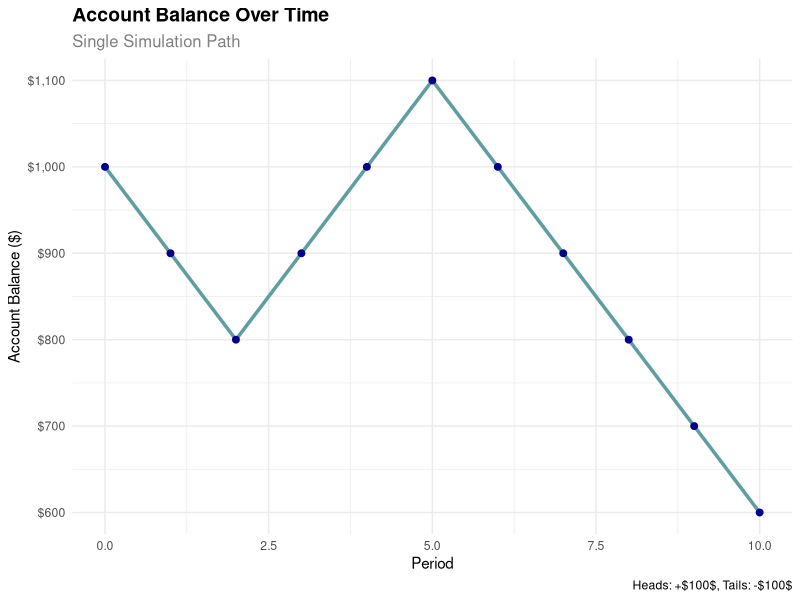
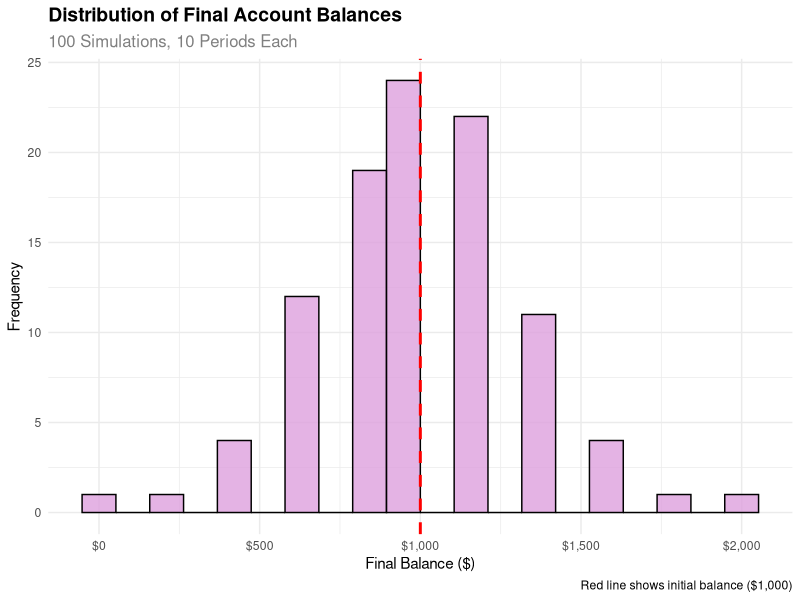
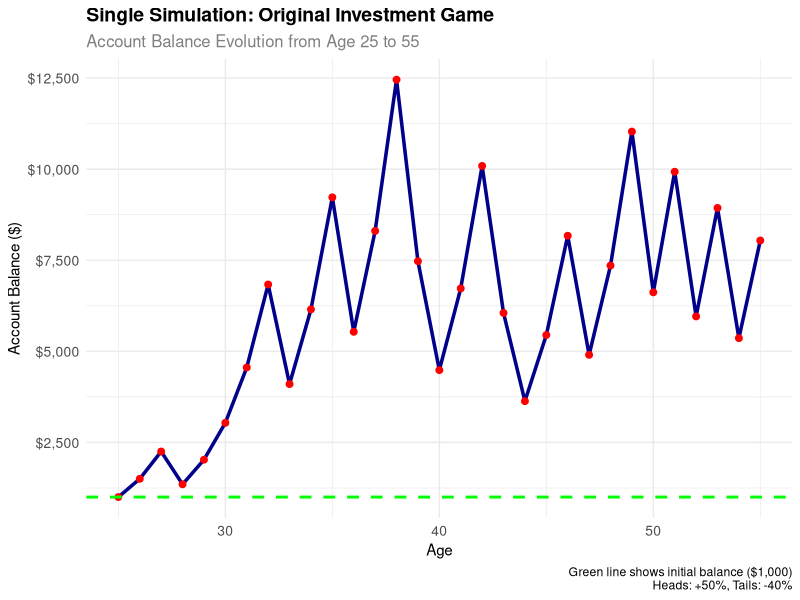
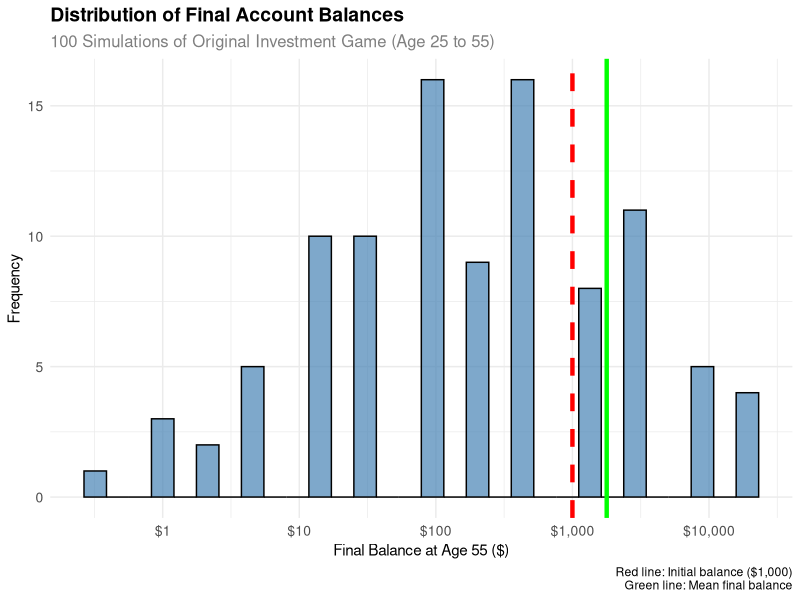
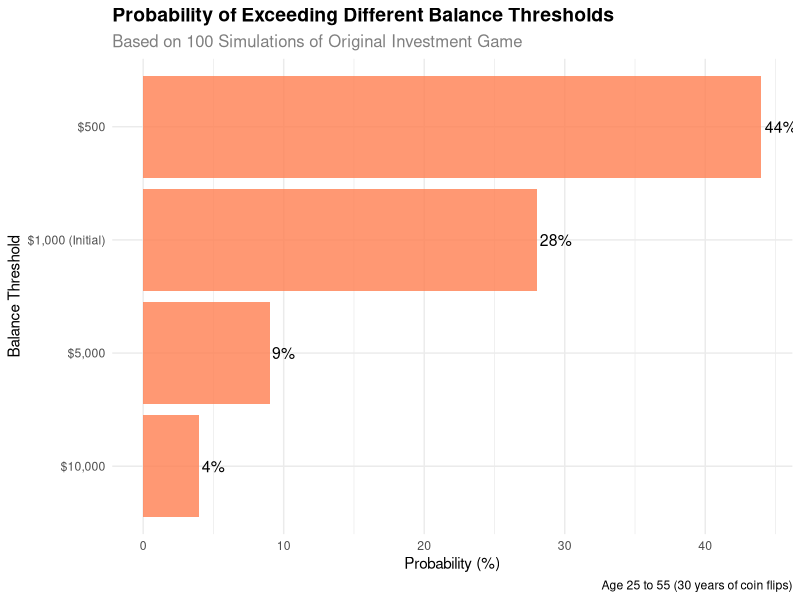
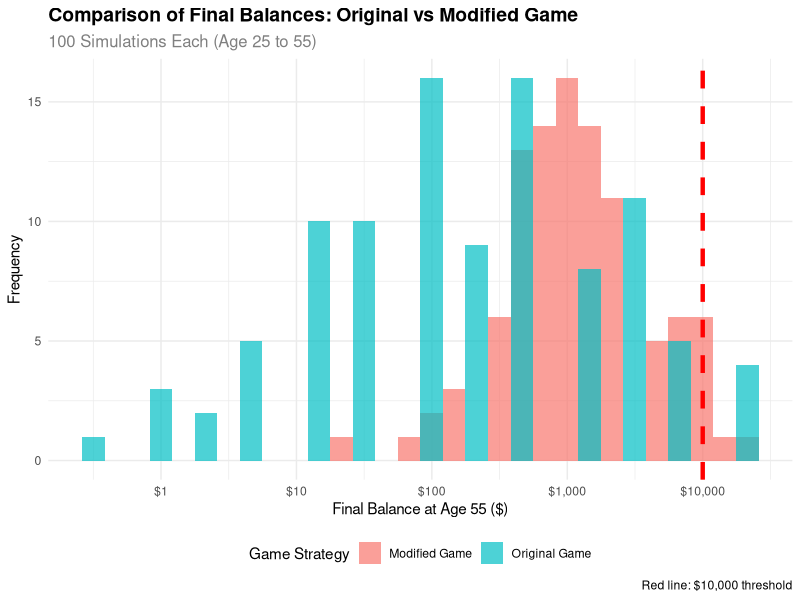

Here is the R script that generated these plots, in order:
## ---- chunk 1
#| label: simple-sim-r
#| fig-cap: R simulation of coin flip game
#| echo: true

suppressPackageStartupMessages(library(tidyverse))

# Set seed for reproducibility
set.seed(123)

# Number of simulations
n_sims <- 10

# Create simulation data
sim_data <- tibble(
  sim_num = 1:n_sims,
  coin_flip = rbinom(n = n_sims, size = 1, prob = 0.5)
) %>%
  mutate(
    winnings = if_else(coin_flip == 1, 100, -100)
  )

# Display results
sim_data
## ---- chunk 2
#| label: timeseries-sim-r
#| fig-cap: R time-series simulation of account balance
#| echo: true

suppressPackageStartupMessages(library(tidyverse))
suppressPackageStartupMessages(library(ggplot2))

# Set seed for reproducibility
set.seed(456)

# Parameters
initial_balance <- 1000
n_periods <- 10
n_sims <- 1  # Start with one simulation

# Simulate one path
simulate_path <- function(initial, periods) {
  balance <- initial
  path <- numeric(periods + 1)
  path[1] <- initial
  
  for (i in 1:periods) {
    coin_flip <- rbinom(1, 1, 0.5)
    if (coin_flip == 1) {
      balance <- balance + 100
    } else {
      balance <- balance - 100
    }
    path[i + 1] <- balance
  }
  
  return(path)
}

# Run simulation
time_series_data <- tibble(
  period = 0:n_periods,
  balance = simulate_path(initial_balance, n_periods)
)

# Create time series plot
ggplot(time_series_data, aes(x = period, y = balance)) +
  geom_line(color = "cadetblue", linewidth = 1.2) +
  geom_point(color = "darkblue", size = 2) +
  labs(
    title = "Account Balance Over Time",
    subtitle = "Single Simulation Path",
    x = "Period",
    y = "Account Balance ($)",
    caption = "Heads: +$100$, Tails: -$100$"
  ) +
  scale_y_continuous(labels = scales::dollar_format()) +
  theme_minimal() +
  theme(
    plot.title = element_text(size = 14, face = "bold"),
    plot.subtitle = element_text(size = 12, color = "gray50")
  )

# Show the data
time_series_data
## ---- chunk 3
#| label: distribution-sim-r
#| fig-cap: R probability distribution of final balances
#| echo: true

suppressPackageStartupMessages(library(tidyverse))
suppressPackageStartupMessages(library(ggplot2))

# Set seed for reproducibility
set.seed(789)

# Parameters
initial_balance <- 1000
n_periods <- 10
n_sims <- 100  # Multiple simulations

# Simulate multiple paths
simulate_final_balance <- function(initial, periods) {
  balance <- initial
  for (i in 1:periods) {
    coin_flip <- rbinom(1, 1, 0.5)
    if (coin_flip == 1) {
      balance <- balance + 100  # $100 gain
    } else {
      balance <- balance - 100  # $100 loss
    }
  }
  return(balance)
}

# Run multiple simulations
final_balances <- replicate(n_sims, simulate_final_balance(initial_balance, n_periods))

# Create data frame
distribution_data <- tibble(
  sim_num = 1:n_sims,
  final_balance = final_balances
)

# Create histogram
ggplot(distribution_data, aes(x = final_balance)) +
  geom_histogram(bins = 20, fill = "plum", alpha = 0.8, color = "black") +
  geom_vline(xintercept = initial_balance, color = "red", linetype = "dashed", linewidth = 1) +
  labs(
    title = "Distribution of Final Account Balances",
    subtitle = paste("100 Simulations,", n_periods, "Periods Each"),
    x = "Final Balance ($)",
    y = "Frequency",
    caption = "Red line shows initial balance ($1,000)"
  ) +
  scale_x_continuous(labels = scales::dollar_format()) +
  theme_minimal() +
  theme(
    plot.title = element_text(size = 14, face = "bold"),
    plot.subtitle = element_text(size = 12, color = "gray50")
  )

# Summary statistics
summary_stats <- distribution_data %>%
  summarise(
    mean_balance = mean(final_balance),
    median_balance = median(final_balance),
    prob_above_initial = mean(final_balance > initial_balance)
  )

print("Summary Statistics:")
summary_stats
## ---- chunk 4
#| label: original-single-sim
#| fig-cap: Single simulation of original investment game over 30 years
#| echo: true

suppressPackageStartupMessages(library(tidyverse))
suppressPackageStartupMessages(library(ggplot2))

# Set seed for reproducibility
set.seed(42)

# Parameters
initial_balance <- 1000
n_years <- 30  # From age 25 to 55
current_age <- 25

# Simulate the original game
simulate_original_game <- function(initial, years) {
  balance <- initial
  age <- current_age
  results <- data.frame(age = age, balance = balance)
  
  for (i in 1:years) {
    coin_flip <- rbinom(1, 1, 0.5)  # 1 = heads, 0 = tails
    
    if (coin_flip == 1) {
      # Heads: increase by 50%
      balance <- balance * 1.5
    } else {
      # Tails: decrease by 40%
      balance <- balance * 0.6
    }
    
    age <- age + 1
    results <- rbind(results, data.frame(age = age, balance = balance))
  }
  
  return(results)
}

# Run single simulation
single_sim <- simulate_original_game(initial_balance, n_years)

# Create the plot
ggplot(single_sim, aes(x = age, y = balance)) +
  geom_line(color = "darkblue", linewidth = 1.2) +
  geom_point(color = "red", size = 2) +
  geom_hline(yintercept = initial_balance, color = "green", linetype = "dashed", linewidth = 1) +
  labs(
    title = "Single Simulation: Original Investment Game",
    subtitle = "Account Balance Evolution from Age 25 to 55",
    x = "Age",
    y = "Account Balance ($)",
    caption = "Green line shows initial balance ($1,000)\nHeads: +50%, Tails: -40%"
  ) +
  scale_y_continuous(labels = scales::dollar_format()) +
  theme_minimal() +
  theme(
    plot.title = element_text(size = 14, face = "bold"),
    plot.subtitle = element_text(size = 12, color = "gray50"),
    axis.text = element_text(size = 10)
  )

# Show final results
cat("Final Results:\n")
cat("Initial Balance: $", initial_balance, "\n")
cat("Final Balance: $", round(single_sim$balance[nrow(single_sim)], 2), "\n")
cat("Total Return: ", round((single_sim$balance[nrow(single_sim)] / initial_balance - 1) * 100, 1), "%\n")
cat("Years with gains: ", sum(diff(single_sim$balance) > 0), " out of ", n_years, "\n")
## ---- chunk 5
#| label: original-multiple-sims
#| fig-cap: Distribution of final balances from 100 simulations of original game
#| echo: true

suppressPackageStartupMessages(library(tidyverse))
suppressPackageStartupMessages(library(ggplot2))

# Set seed for reproducibility
set.seed(123)

# Parameters
initial_balance <- 1000
n_years <- 30  # From age 25 to 55
n_sims <- 100

# Function to simulate final balance only
simulate_final_balance_original <- function(initial, years) {
  balance <- initial
  
  for (i in 1:years) {
    coin_flip <- rbinom(1, 1, 0.5)  # 1 = heads, 0 = tails
    
    if (coin_flip == 1) {
      # Heads: increase by 50%
      balance <- balance * 1.5
    } else {
      # Tails: decrease by 40%
      balance <- balance * 0.6
    }
  }
  
  return(balance)
}

# Run 100 simulations
final_balances <- replicate(n_sims, simulate_final_balance_original(initial_balance, n_years))

# Create data frame
sim_results <- data.frame(
  sim_num = 1:n_sims,
  final_balance = final_balances
)

# Create histogram
ggplot(sim_results, aes(x = final_balance)) +
  geom_histogram(bins = 30, fill = "steelblue", alpha = 0.7, color = "black") +
  geom_vline(xintercept = initial_balance, color = "red", linetype = "dashed", linewidth = 1.5) +
  geom_vline(xintercept = mean(final_balances), color = "green", linetype = "solid", linewidth = 1.5) +
  labs(
    title = "Distribution of Final Account Balances",
    subtitle = "100 Simulations of Original Investment Game (Age 25 to 55)",
    x = "Final Balance at Age 55 ($)",
    y = "Frequency",
    caption = "Red line: Initial balance ($1,000)\nGreen line: Mean final balance"
  ) +
  scale_x_continuous(
    labels = scales::dollar_format(),
    trans = "log10",
    breaks = c(1, 10, 100, 1000, 10000, 100000)
  ) +
  theme_minimal() +
  theme(
    plot.title = element_text(size = 14, face = "bold"),
    plot.subtitle = element_text(size = 12, color = "gray50"),
    axis.text = element_text(size = 10)
  )

# Summary statistics
summary_stats <- sim_results %>%
  summarise(
    mean_balance = mean(final_balance),
    median_balance = median(final_balance),
    min_balance = min(final_balance),
    max_balance = max(final_balance),
    prob_above_initial = mean(final_balance > initial_balance),
    prob_above_10000 = mean(final_balance > 10000)
  )

print("Summary Statistics:")
print(summary_stats)
## ---- chunk 6
#| label: prob-analysis
#| fig-cap: Probability analysis of achieving balance above $1,000
#| echo: true

# Calculate probability from our simulation results
prob_above_1000 <- mean(final_balances > initial_balance)

# Calculate additional probability thresholds
prob_above_500 <- mean(final_balances > 500)
prob_above_5000 <- mean(final_balances > 5000)
prob_above_10000 <- mean(final_balances > 10000)

# Create summary table
prob_summary <- data.frame(
  Threshold = c("$500", "$1,000 (Initial)", "$5,000", "$10,000"),
  Probability = c(prob_above_500, prob_above_1000, prob_above_5000, prob_above_10000),
  Percentage = c(prob_above_500 * 100, prob_above_1000 * 100, prob_above_5000 * 100, prob_above_10000 * 100)
)

print("Probability Analysis:")
print(prob_summary)

# Create a visualization of probability thresholds
library(ggplot2)

# Create a bar plot of probabilities
ggplot(prob_summary, aes(x = reorder(Threshold, Probability), y = Percentage)) +
  geom_bar(stat = "identity", fill = "coral", alpha = 0.8) +
  geom_text(aes(label = paste0(round(Percentage, 1), "%")), 
            hjust = -0.1, size = 4) +
  coord_flip() +
  labs(
    title = "Probability of Exceeding Different Balance Thresholds",
    subtitle = "Based on 100 Simulations of Original Investment Game",
    x = "Balance Threshold",
    y = "Probability (%)",
    caption = "Age 25 to 55 (30 years of coin flips)"
  ) +
  theme_minimal() +
  theme(
    plot.title = element_text(size = 14, face = "bold"),
    plot.subtitle = element_text(size = 12, color = "gray50")
  )
## ---- chunk 7
#| label: modified-game-simulation
#| fig-cap: Modified game strategy simulation and comparison
#| echo: true

suppressPackageStartupMessages(library(tidyverse))
suppressPackageStartupMessages(library(ggplot2))

# Set seed for reproducibility
set.seed(456)

# Parameters
initial_balance <- 1000
n_years <- 30  # From age 25 to 55
n_sims <- 100

# Function to simulate modified game
simulate_modified_game <- function(initial, years) {
  balance <- initial
  
  for (i in 1:years) {
    coin_flip <- rbinom(1, 1, 0.5)  # 1 = heads, 0 = tails
    
    if (coin_flip == 1) {
      # Heads: bet increases by 50%, so we gain 25% of current balance
      balance <- balance + 0.25 * balance  # = 1.25 * balance
    } else {
      # Tails: bet decreases by 40%, so we lose 20% of current balance
      balance <- balance - 0.20 * balance  # = 0.80 * balance
    }
  }
  
  return(balance)
}

# Run 100 simulations for modified game
modified_final_balances <- replicate(n_sims, simulate_modified_game(initial_balance, n_years))

# Create comparison data frame
comparison_data <- data.frame(
  Game_Type = c(rep("Original Game", n_sims), rep("Modified Game", n_sims)),
  Final_Balance = c(final_balances, modified_final_balances)
)

# Create comparison histogram
ggplot(comparison_data, aes(x = Final_Balance, fill = Game_Type)) +
  geom_histogram(alpha = 0.7, bins = 30, position = "identity") +
  geom_vline(xintercept = 10000, color = "red", linetype = "dashed", linewidth = 1.5) +
  scale_x_continuous(
    labels = scales::dollar_format(),
    trans = "log10",
    breaks = c(1, 10, 100, 1000, 10000, 100000)
  ) +
  labs(
    title = "Comparison of Final Balances: Original vs Modified Game",
    subtitle = "100 Simulations Each (Age 25 to 55)",
    x = "Final Balance at Age 55 ($)",
    y = "Frequency",
    caption = "Red line: $10,000 threshold"
  ) +
  theme_minimal() +
  theme(
    plot.title = element_text(size = 14, face = "bold"),
    plot.subtitle = element_text(size = 12, color = "gray50"),
    legend.position = "bottom"
  ) +
  guides(fill = guide_legend(title = "Game Strategy"))

# Calculate probabilities for comparison
prob_original_above_10000 <- mean(final_balances > 10000)
prob_modified_above_10000 <- mean(modified_final_balances > 10000)

# Summary statistics
comparison_summary <- data.frame(
  Game_Type = c("Original Game", "Modified Game"),
  Mean_Balance = c(mean(final_balances), mean(modified_final_balances)),
  Median_Balance = c(median(final_balances), median(modified_final_balances)),
  Prob_Above_10000 = c(prob_original_above_10000, prob_modified_above_10000),
  Prob_Above_1000 = c(mean(final_balances > 1000), mean(modified_final_balances > 1000))
)

print("Strategy Comparison Results:")
print(comparison_summary)
